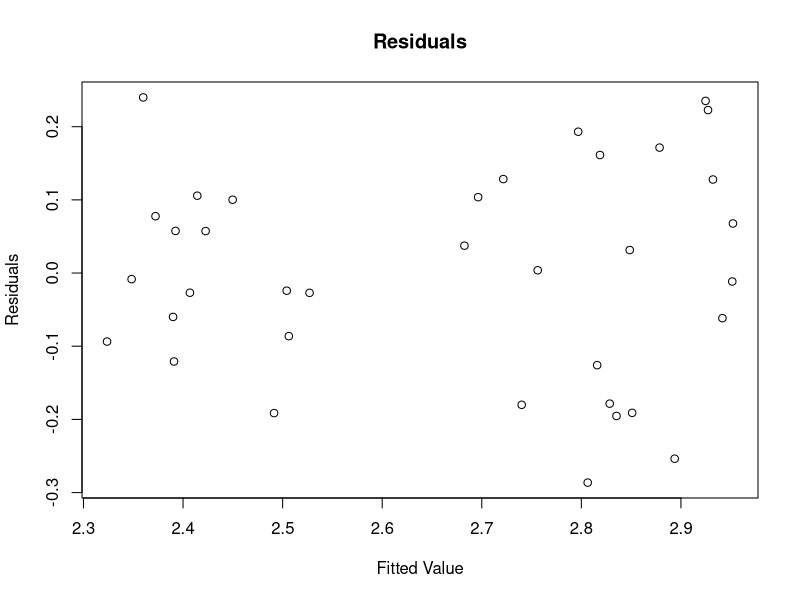
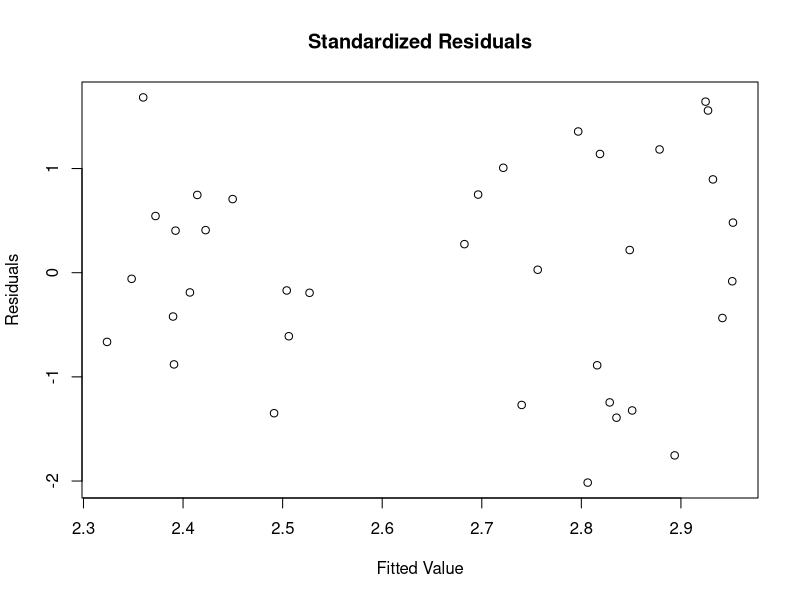
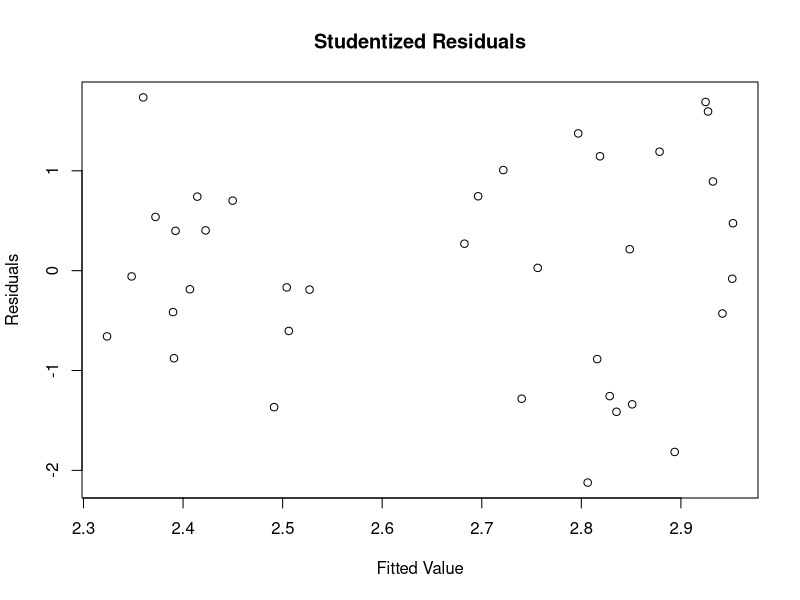
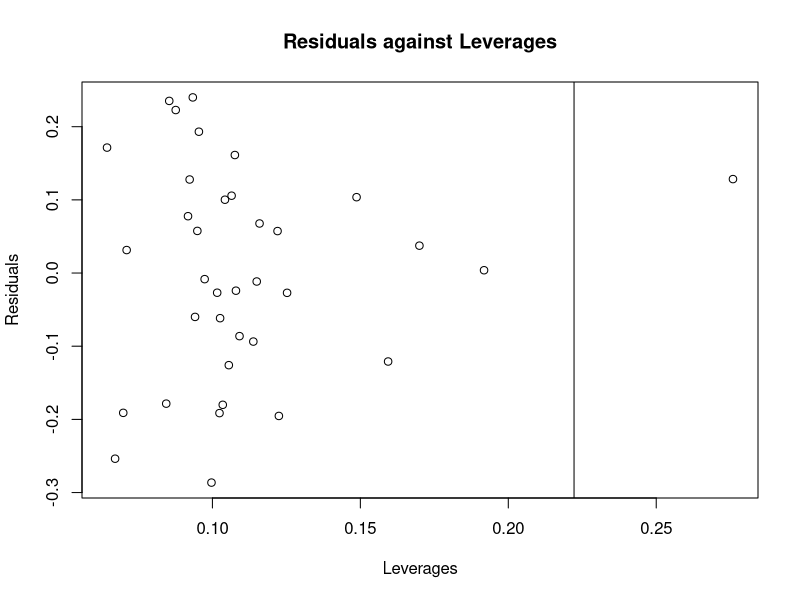

Recreate these plots in R, in order.
getwd()
setwd("/Users/yunluli/Desktop/stat5120/hw8")
data<-read.table("Marketshare.txt", header=TRUE, sep="")
attach(data)
result<-lm(Share~price+discount+promo)
summary(result)

res<-result$residuals

standard.res<-rstandard(result)

student.res<-rstudent(result)

plot(result$fitted.values,res,xlab='Fitted Value', ylab="Residuals", main="Residuals")
plot(result$fitted.values,standard.res,xlab='Fitted Value', ylab="Residuals", main="Standardized Residuals")
plot(result$fitted.values,student.res,xlab='Fitted Value', ylab="Residuals", main="Studentized Residuals")

sort(student.res)

qt(1-0.05/72, 31)

lev<-lm.influence(result)$hat

plot(lev, res, ylab="Residuals", xlab="Leverages", main="Residuals against Leverages")
abline(v=2*4/36)

lev[lev>2*4/36]

data2<-data[-36,]

result2<-lm(Share~price+discount+promo,data=data2)

summary(result2)

result$fitted.values[36]

res.PRESS<-res/(1-lev) 
yhat.i<-Share-res.PRESS 
yhat.i[36]

DFFITS<-dffits(result)
DFFITS[abs(DFFITS)>2*sqrt(4/36)]

COOK<-cooks.distance(result)
F<-qf(0.5,4,32)
COOK[COOK>F]
